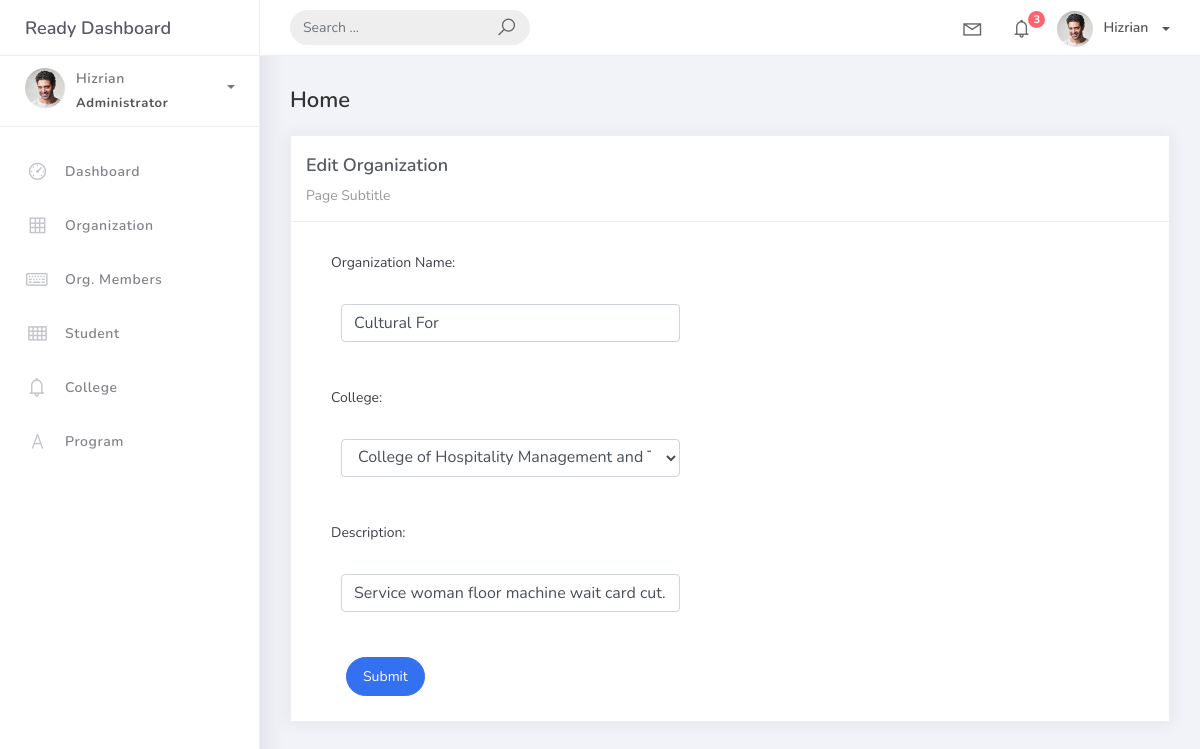
The app's page /organization_list/organization_list/4/, older data.
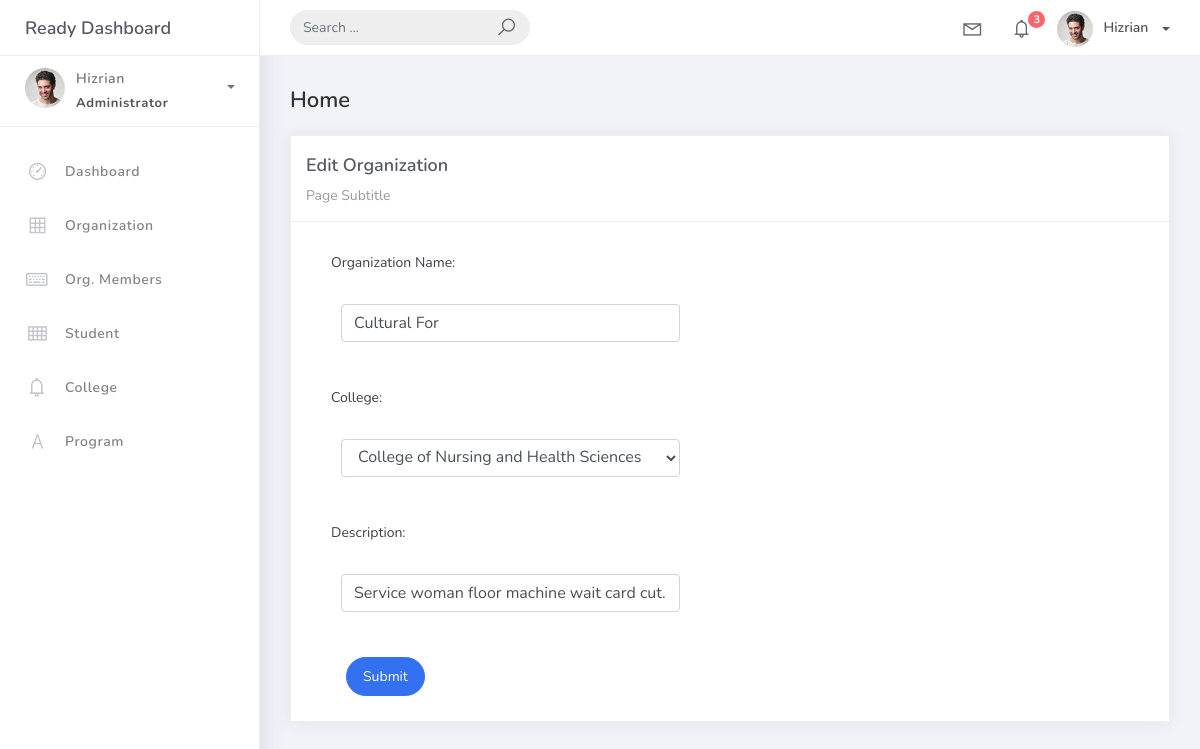
The same page, newer data.
### studentorg/models.py (models this page shows, shortened)
class BaseModel(models.Model):
    created_at = models.DateTimeField(auto_now_add=True, db_index=True)
    upated_at = models.DateTimeField(auto_now=True)
    class Meta:
        abstract = True

class Organization(BaseModel):
    name = models.CharField(max_length=250, verbose_name="Organization Name")
    college = models.ForeignKey(
        College, null=True, blank=True, on_delete=models.CASCADE, verbose_name="College")
    description = models.CharField(max_length=500)

### studentorg/views.py (the view, shortened to what this page needs)
# urls.py: path('organization_list/organization_list/<pk>/', OrganizationUpdateView.as_view(), name='organization-update'),
class OrganizationUpdateView(UpdateView):
     model = Organization
     form_class = OrganizationForm
     template_name = 'org_edit.html'
     success_url = reverse_lazy('organization-list')

### studentorg/forms.py
class OrganizationForm(ModelForm):
    class Meta:
        model = Organization
        fields = "__all__"

### studentorg/models.py (called while the page is built)
    def __str__(self):
        return self.college_name

### templates/org_edit.html (shortened to what this page needs)
{% extends 'base.html' %}
{% load static %}
{% block content %}
  <div class="content">
    <div class="container-fluid">
      <h4 class="page-title">Home</h4>
      <div class="row">
        <div class="col-md-12">
          <div class="card">
            <div class="card-header">
              <div class="card-title">Edit Organization</div>
              <div class="card-category">Page Subtitle</div>
            </div>
            <div class="col-md-6">
              <div class="card-body">
                <form class="" action="" method="post" novalidate>
                  {% include 'includes/form.html' %}
                  <div class="form-group">
                    <div class="col-md-12 col-sm-3">
                      <button type="submit" class="btn btn-primary btn-rounded">Submit</button>
                    </div>
                  </div>
                </form>
              </div>
            </div>
          </div>
        </div>
      </div>
    </div>
  </div>
{% endblock %}

### templates/includes/form.html (shortened to what this page needs)
{% load widget_tweaks %}
{% for field in form %}
<div class="field item form-group">
        <label>{{ field.label_tag }}</label>
    <div class="form-group">
        {% render_field field class="form-control" %}
    </div>
</div>
{% endfor %}

Row changes from the older to the newer data that the page shows:
changed Organization "Cultural For": college "College of Hospitality Management and Tourism" → "College of Nursing and Health Sciences"
